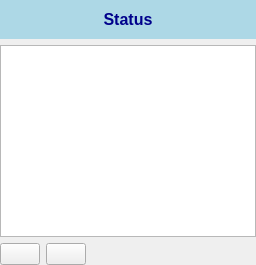
     <widget class="QWidget" name="stackedWidgetPage4">
      <layout class="QVBoxLayout" name="verticalLayout_4">
       <property name="margin">
        <number>0</number>
       </property>
       <item>
        <widget class="QLabel" name="lblTitleStatus">
         <property name="sizePolicy">
          <sizepolicy hsizetype="Preferred" vsizetype="Fixed">
           <horstretch>0</horstretch>
           <verstretch>0</verstretch>
          </sizepolicy>
         </property>
         <property name="styleSheet">
          <string notr="true">background-color:lightBlue;
border:none;
padding:10px;
color:darkBlue;
font-size:16px;
font-weight:bold;
text-align:center;</string>
         </property>
         <property name="text">
          <string>Status</string>
         </property>
         <property name="alignment">
          <set>Qt::AlignCenter</set>
         </property>
        </widget>
       </item>
       <item>
        <widget class="QListView" name="lstStatus"/>
       </item>
       <item>
        <layout class="QHBoxLayout" name="horizontalLayout_3">
         <item>
          <widget class="QPushButton" name="btnStatusAdd">
           <property name="text">
            <string/>
           </property>
           <property name="icon">
            <iconset theme="list-add">
             <normaloff>../../../snowflaQe/src/ui</normaloff>../../../snowflaQe/src/ui</iconset>
           </property>
          </widget>
         </item>
         <item>
          <widget class="QPushButton" name="btnStatusRemove">
           <property name="text">
            <string/>
           </property>
           <property name="icon">
            <iconset theme="list-remove">
             <normaloff>../../../snowflaQe/src/ui</normaloff>../../../snowflaQe/src/ui</iconset>
           </property>
          </widget>
         </item>
         <item>
          <spacer name="horizontalSpacer_2">
           <property name="orientation">
            <enum>Qt::Horizontal</enum>
           </property>
           <property name="sizeHint" stdset="0">
            <size>
             <width>40</width>
             <height>20</height>
            </size>
           </property>
          </spacer>
         </item>
        </layout>
       </item>
      </layout>
     </widget>
